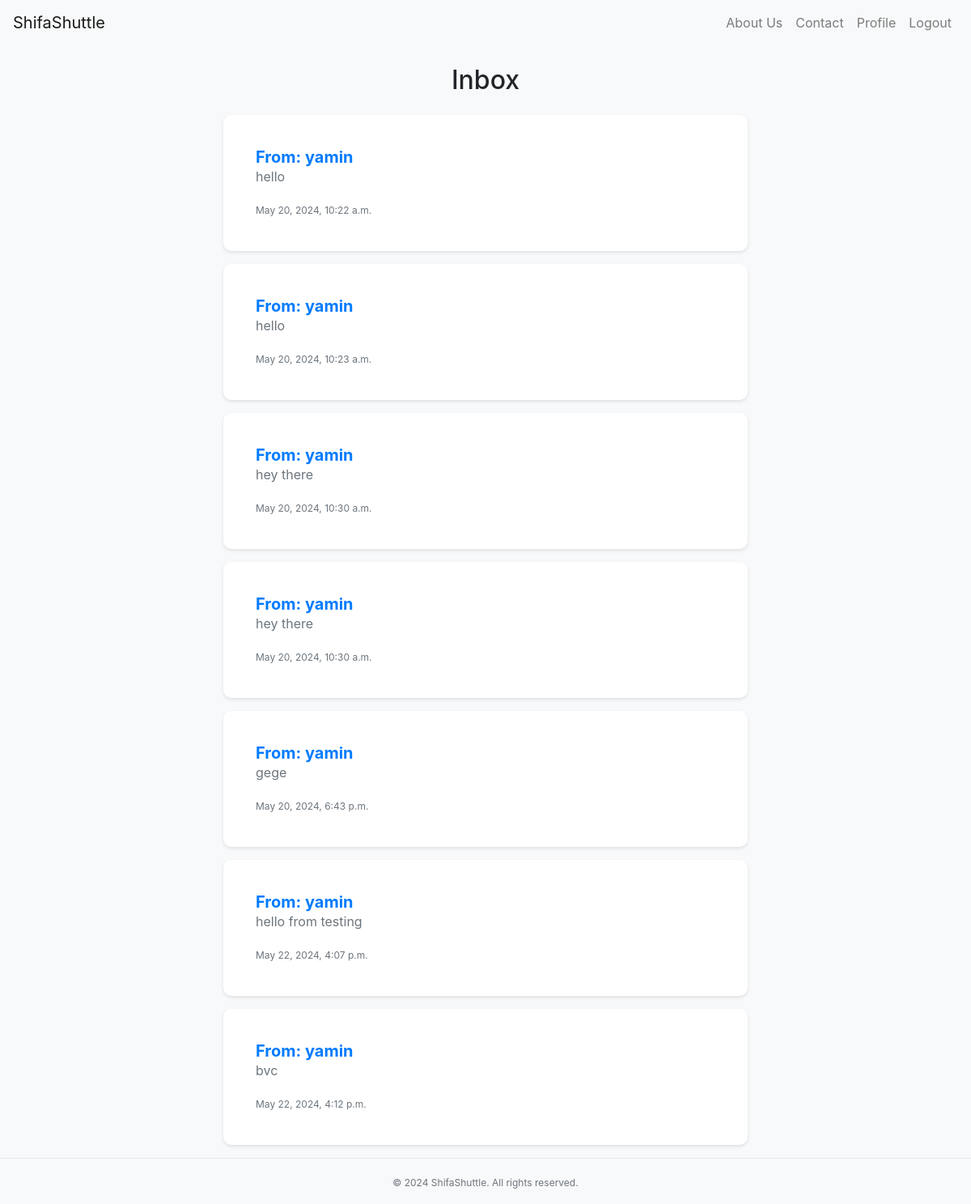
/driver/driver_messages/ (signed in), run on the app's committed database.
### driver/models.py (models this page shows, shortened)
class Message(models.Model):
    sender = models.ForeignKey(settings.AUTH_USER_MODEL, related_name='sent_messages', on_delete=models.CASCADE)
    receiver = models.ForeignKey(settings.AUTH_USER_MODEL, related_name='received_messages', on_delete=models.CASCADE)
    content = models.TextField(default=None)
    timestamp = models.DateTimeField(auto_now_add=True)

### user_account/models.py (models this page shows)
class CustomUser(AbstractUser):
    phone = PhoneField(blank=True, null=True, help_text='Contact phone number')
    bio = models.TextField(blank=True)
    profile_pic = models.ImageField(upload_to='profile_pics/', default='default.png')

### driver/views.py (the view)
# urls.py: path('driver_messages/', views.driver_messages, name='driver_messages'),
@login_required
def driver_messages(request):
    try:
        driver = request.user.driver
        messages = Message.objects.filter(receiver=request.user)
    except Driver.DoesNotExist:
        messages = []
    return render(request, 'driver_messages.html', {'messages': messages})

### templates/driver_messages.html (shortened to what this page needs)
{% extends 'base.html' %}
{% load static %}
{% block content %}
<div class="container">
    <h2 class="text-center mb-4">Inbox</h2>
    <div class="message-list">
        {% for message in messages %}
        <div class="message-card card mb-3">
            <div class="card-body">
                <h5 class="card-title">From: {{ message.sender.username }}</h5>
                <p class="card-text">{{ message.content }}</p>
                <p class="card-text"><small class="text-muted">{{ message.timestamp }}</small></p>
            </div>
        </div>
        {% empty %}
        <p class="text-muted">No messages in your inbox.</p>
        {% endfor %}
    </div>
</div>
{% endblock %}

### static/base.css (style rules this page uses)
.message-list { margin-top: 20px; width: 60%; margin: 0 auto; }
.message-card { border: 1px solid #ddd; border-radius: 5px; box-shadow: 0 2px 4px rgba(0, 0, 0, 0.1); margin-bottom: 20px; padding: 20px; }
.card-title { color: #333; font-size: 18px; margin-bottom: 0; }
.card-text { color: #666; }
.card-text:last-child { margin-bottom: 0; }
.text-muted { color: #999; font-size: 12px; }
body { background-color: #f8f9fa; }
.card { border: none; border-radius: 10px; transition: transform 0.3s; }
.card-title { color: #007bff; font-size: 1.25rem; }
.card-text { color: #6c757d; }
.card { border: none; border-radius: 10px; overflow: hidden; }
.card-title { color: #007bff; font-weight: bold; }

### data on the page
Message: sender.username "yamin", content "hello", timestamp "May 20, 2024, 10:22 a.m."
Message: sender.username "yamin", content "hello", timestamp "May 20, 2024, 10:23 a.m."
Message: sender.username "yamin", content "hey there", timestamp "May 20, 2024, 10:30 a.m."
Message: sender.username "yamin", content "hey there", timestamp "May 20, 2024, 10:30 a.m."
Message: sender.username "yamin", content "gege", timestamp "May 20, 2024, 6:43 p.m."
Message: sender.username "yamin", content "hello from testing", timestamp "May 22, 2024, 4:07 p.m."
Message: sender.username "yamin", content "bvc", timestamp "May 22, 2024, 4:12 p.m."
